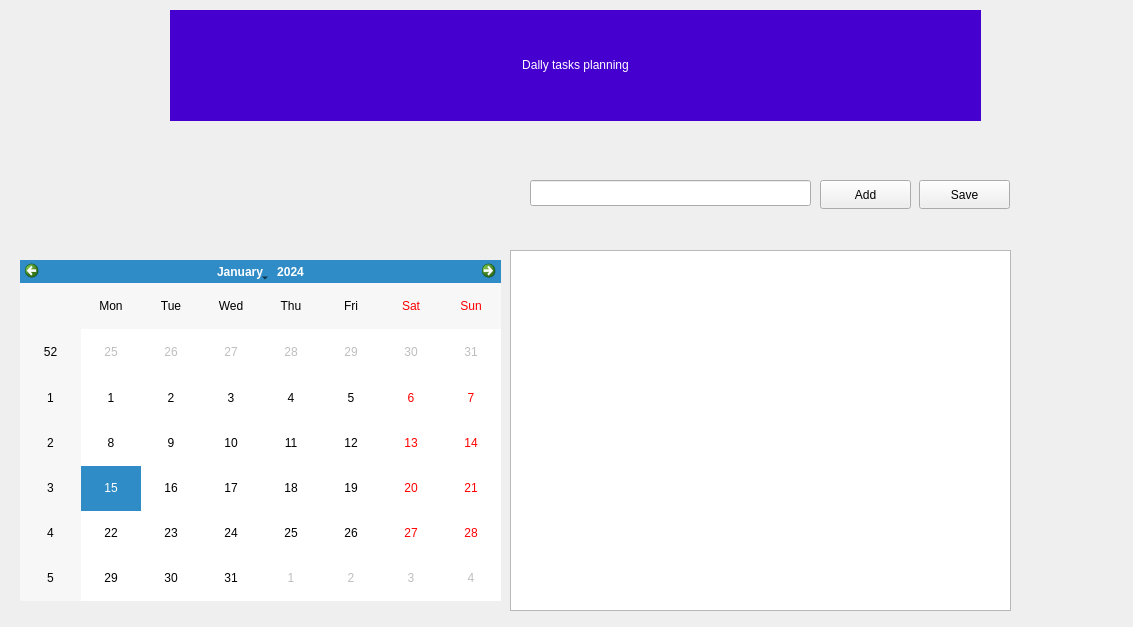
<?xml version="1.0" encoding="UTF-8"?>
<ui version="4.0">
 <class>Form</class>
 <widget class="QWidget" name="Form">
  <property name="enabled">
   <bool>true</bool>
  </property>
  <property name="geometry">
   <rect>
    <x>0</x>
    <y>0</y>
    <width>1133</width>
    <height>627</height>
   </rect>
  </property>
  <property name="windowTitle">
   <string>Form</string>
  </property>
  <widget class="QLabel" name="label">
   <property name="geometry">
    <rect>
     <x>170</x>
     <y>10</y>
     <width>811</width>
     <height>111</height>
    </rect>
   </property>
   <property name="toolTip">
    <string>&lt;html&gt;&lt;head/&gt;&lt;body&gt;&lt;p align=&quot;center&quot;&gt;&lt;span style=&quot; font-weight:700; color:#ffffff;&quot;&gt;Dally plans tasks&lt;/span&gt;&lt;/p&gt;&lt;/body&gt;&lt;/html&gt;</string>
   </property>
   <property name="styleSheet">
    <string notr="true">background-color: qlineargradient(spread:pad, x1:0, y1:0, x2:1, y2:0, stop:0 rgba(0, 0, 0, 255), stop:1 rgba(255, 255, 255, 255));
background-color: rgb(69, 0, 208);
font: 24pt &quot;Segoe UI&quot;;</string>
   </property>
   <property name="text">
    <string>&lt;html&gt;&lt;head/&gt;&lt;body&gt;&lt;p align=&quot;center&quot;&gt;&lt;span style=&quot; color:#ffffff;&quot;&gt;Dally tasks planning&lt;/span&gt;&lt;/p&gt;&lt;/body&gt;&lt;/html&gt;</string>
   </property>
  </widget>
  <widget class="QCalendarWidget" name="calendarWidget">
   <property name="geometry">
    <rect>
     <x>20</x>
     <y>260</y>
     <width>481</width>
     <height>341</height>
    </rect>
   </property>
  </widget>
  <widget class="QPushButton" name="addButton">
   <property name="geometry">
    <rect>
     <x>820</x>
     <y>180</y>
     <width>91</width>
     <height>29</height>
    </rect>
   </property>
   <property name="text">
    <string>Add</string>
   </property>
  </widget>
  <widget class="QPushButton" name="saveButton">
   <property name="geometry">
    <rect>
     <x>919</x>
     <y>180</y>
     <width>91</width>
     <height>29</height>
    </rect>
   </property>
   <property name="text">
    <string>Save</string>
   </property>
  </widget>
  <widget class="QLineEdit" name="lineEdit">
   <property name="geometry">
    <rect>
     <x>530</x>
     <y>180</y>
     <width>281</width>
     <height>26</height>
    </rect>
   </property>
  </widget>
  <widget class="QListWidget" name="tasksListWidget">
   <property name="geometry">
    <rect>
     <x>510</x>
     <y>250</y>
     <width>501</width>
     <height>361</height>
    </rect>
   </property>
   <property name="batchSize">
    <number>100</number>
   </property>
  </widget>
 </widget>
 <resources/>
 <connections/>
</ui>
